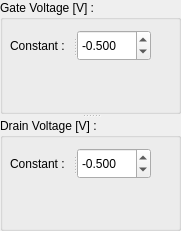
     <widget class="QSplitter" name="splitter_18">
      <property name="geometry">
       <rect>
        <x>0</x>
        <y>20</y>
        <width>181</width>
        <height>231</height>
       </rect>
      </property>
      <property name="orientation">
       <enum>Qt::Vertical</enum>
      </property>
      <widget class="QGroupBox" name="groupBox_6">
       <property name="title">
        <string>Gate Voltage [V] :</string>
       </property>
       <widget class="QSplitter" name="splitter_21">
        <property name="geometry">
         <rect>
          <x>10</x>
          <y>30</y>
          <width>141</width>
          <height>31</height>
         </rect>
        </property>
        <property name="orientation">
         <enum>Qt::Horizontal</enum>
        </property>
        <widget class="QLabel" name="label_13">
         <property name="text">
          <string>Constant : </string>
         </property>
        </widget>
        <widget class="QDoubleSpinBox" name="spinbox_vg">
         <property name="wrapping">
          <bool>false</bool>
         </property>
         <property name="decimals">
          <number>3</number>
         </property>
         <property name="minimum">
          <double>-99.998999999999995</double>
         </property>
         <property name="maximum">
          <double>99.998999999999995</double>
         </property>
         <property name="singleStep">
          <double>0.100000000000000</double>
         </property>
         <property name="value">
          <double>-0.500000000000000</double>
         </property>
        </widget>
       </widget>
      </widget>
      <widget class="QGroupBox" name="groupBox_7">
       <property name="title">
        <string>Drain Voltage [V] :</string>
       </property>
       <widget class="QSplitter" name="splitter_22">
        <property name="geometry">
         <rect>
          <x>10</x>
          <y>30</y>
          <width>141</width>
          <height>31</height>
         </rect>
        </property>
        <property name="orientation">
         <enum>Qt::Horizontal</enum>
        </property>
        <widget class="QLabel" name="label_14">
         <property name="text">
          <string>Constant : </string>
         </property>
        </widget>
        <widget class="QDoubleSpinBox" name="spinbox_vd">
         <property name="showGroupSeparator" stdset="0">
          <bool>false</bool>
         </property>
         <property name="decimals">
          <number>3</number>
         </property>
         <property name="minimum">
          <double>-99.998999999999995</double>
         </property>
         <property name="singleStep">
          <double>0.100000000000000</double>
         </property>
         <property name="value">
          <double>-0.500000000000000</double>
         </property>
        </widget>
       </widget>
      </widget>
     </widget>
